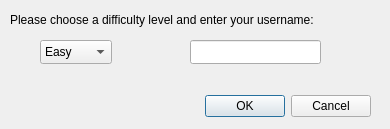
<?xml version="1.0" encoding="UTF-8"?>
<ui version="4.0">
 <class>IntroDialogClass</class>
 <widget class="QDialog" name="IntroDialogClass">
  <property name="geometry">
   <rect>
    <x>0</x>
    <y>0</y>
    <width>390</width>
    <height>129</height>
   </rect>
  </property>
  <property name="windowTitle">
   <string>Difficulty Dialog</string>
  </property>
  <widget class="QWidget" name="layoutWidget">
   <property name="geometry">
    <rect>
     <x>20</x>
     <y>90</y>
     <width>351</width>
     <height>33</height>
    </rect>
   </property>
   <layout class="QHBoxLayout">
    <property name="spacing">
     <number>6</number>
    </property>
    <property name="margin" stdset="0">
     <number>0</number>
    </property>
    <item>
     <spacer>
      <property name="orientation">
       <enum>Qt::Orientation::Horizontal</enum>
      </property>
      <property name="sizeHint" stdset="0">
       <size>
        <width>131</width>
        <height>31</height>
       </size>
      </property>
     </spacer>
    </item>
    <item>
     <widget class="QPushButton" name="okButton">
      <property name="text">
       <string>OK</string>
      </property>
     </widget>
    </item>
    <item>
     <widget class="QPushButton" name="cancelButton">
      <property name="text">
       <string>Cancel</string>
      </property>
     </widget>
    </item>
   </layout>
  </widget>
  <widget class="QComboBox" name="difficultyBox">
   <property name="geometry">
    <rect>
     <x>40</x>
     <y>40</y>
     <width>72</width>
     <height>24</height>
    </rect>
   </property>
   <item>
    <property name="text">
     <string>Easy</string>
    </property>
   </item>
   <item>
    <property name="text">
     <string>Medium</string>
    </property>
   </item>
   <item>
    <property name="text">
     <string>Hard</string>
    </property>
   </item>
  </widget>
  <widget class="QLabel" name="label">
   <property name="geometry">
    <rect>
     <x>10</x>
     <y>10</y>
     <width>311</width>
     <height>20</height>
    </rect>
   </property>
   <property name="text">
    <string>Please choose a difficulty level and enter your username:</string>
   </property>
  </widget>
  <widget class="QLineEdit" name="usernameLine">
   <property name="geometry">
    <rect>
     <x>190</x>
     <y>40</y>
     <width>131</width>
     <height>24</height>
    </rect>
   </property>
  </widget>
 </widget>
 <resources/>
 <connections>
  <connection>
   <sender>okButton</sender>
   <signal>clicked()</signal>
   <receiver>IntroDialogClass</receiver>
   <slot>accept()</slot>
   <hints>
    <hint type="sourcelabel">
     <x>230</x>
     <y>103</y>
    </hint>
    <hint type="destinationlabel">
     <x>183</x>
     <y>107</y>
    </hint>
   </hints>
  </connection>
  <connection>
   <sender>cancelButton</sender>
   <signal>clicked()</signal>
   <receiver>IntroDialogClass</receiver>
   <slot>reject()</slot>
   <hints>
    <hint type="sourcelabel">
     <x>345</x>
     <y>102</y>
    </hint>
    <hint type="destinationlabel">
     <x>367</x>
     <y>54</y>
    </hint>
   </hints>
  </connection>
 </connections>
</ui>
